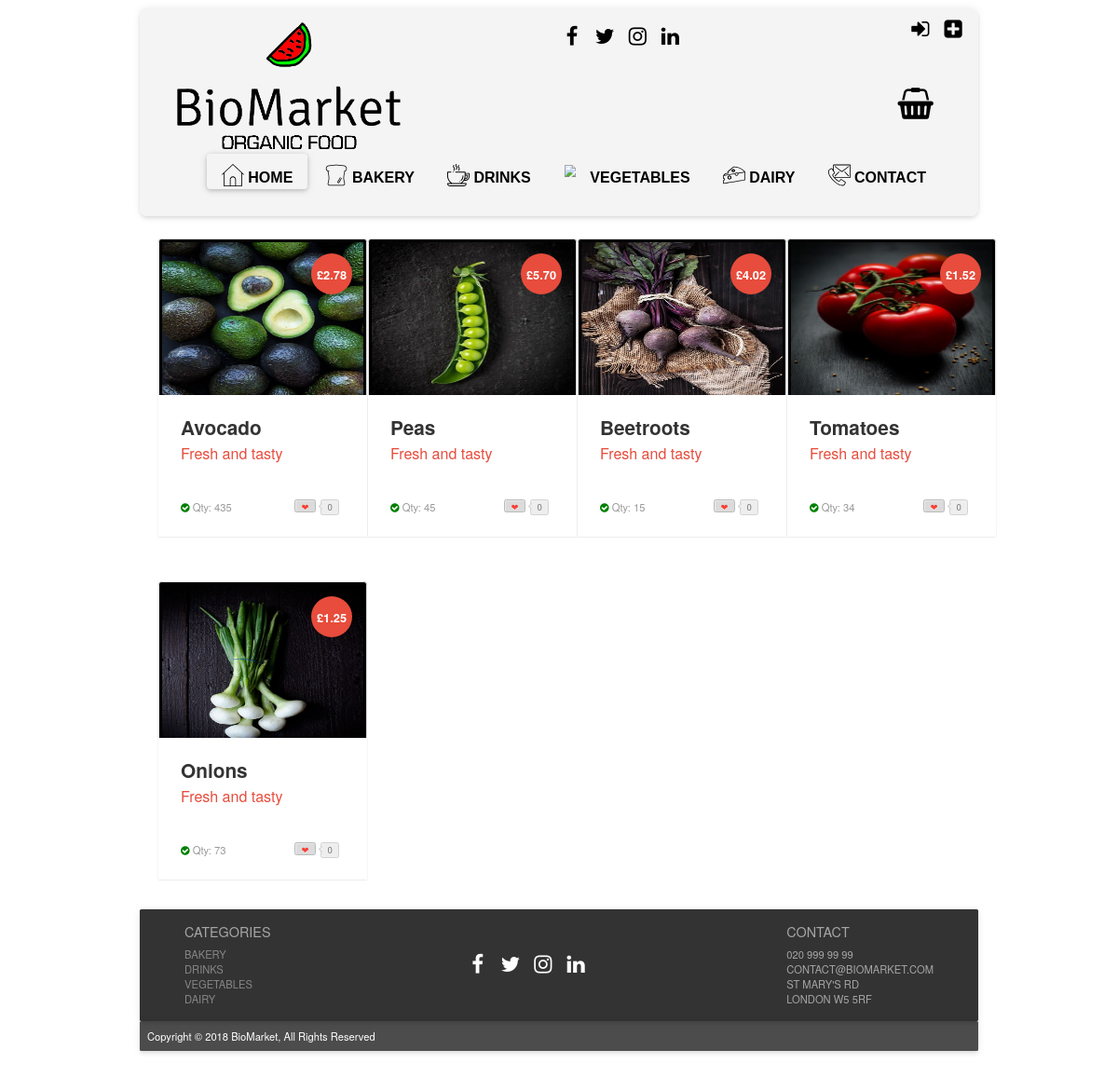
/?page=products_vegetables, run on an earlier commit of the app's database.
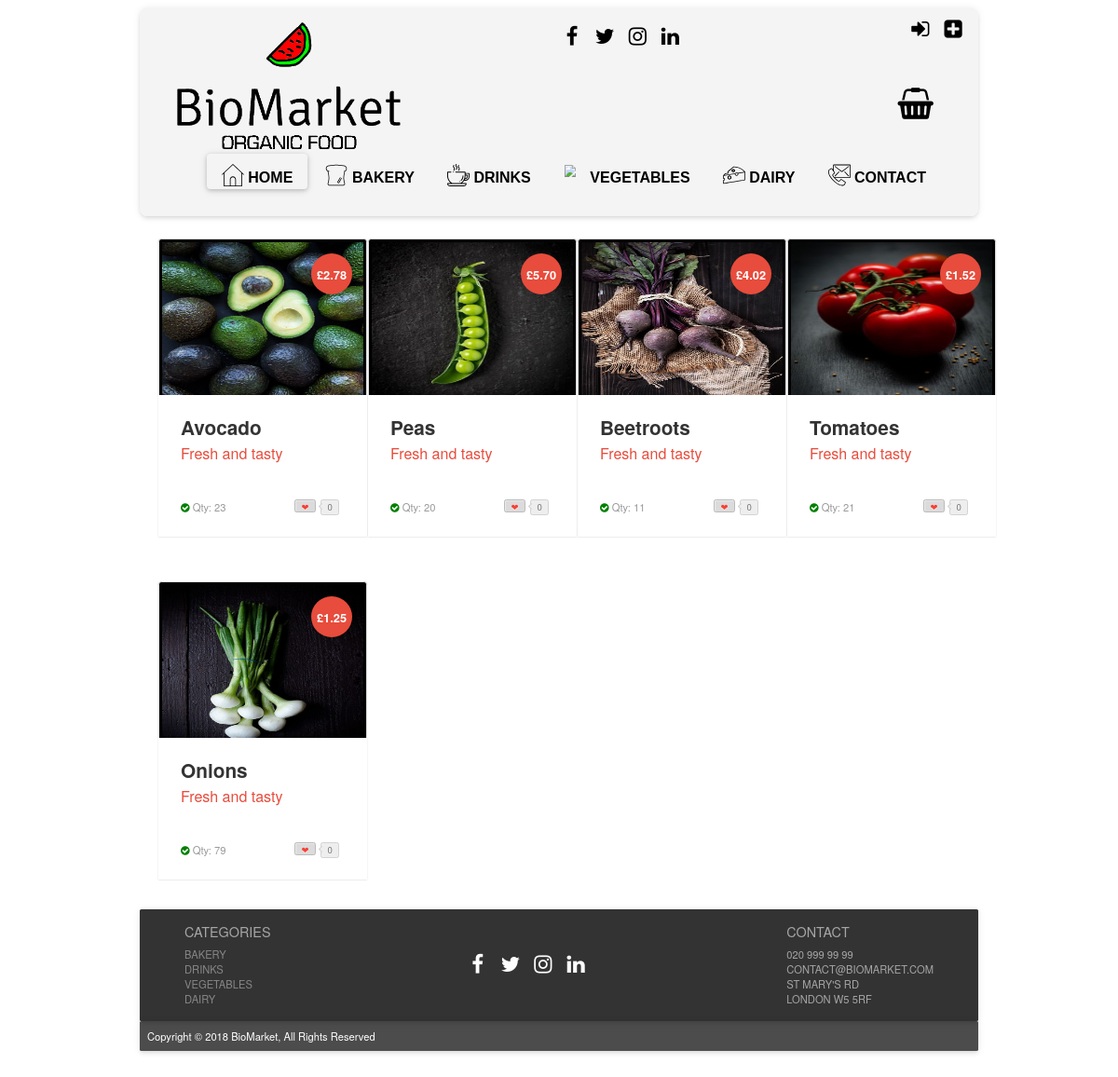
And on a later commit of the database.
### tables this page shows
CREATE TABLE IF NOT EXISTS `products` (
  `prod_id` int(11) NOT NULL AUTO_INCREMENT,
  `prod_name` varchar(50) NOT NULL,
  `price` decimal(5,2) NOT NULL,
  `sup_id` int(11) NOT NULL,
  `prod_dsc` varchar(255) NOT NULL,
  `prod_img` text NOT NULL,
  `cat_id` int(11) NOT NULL,
  `sto_qty` int(8) NOT NULL,
  PRIMARY KEY (`prod_id`),
  KEY `sup_id` (`sup_id`),
  KEY `cat_id` (`cat_id`)
);

### index.php (called while the page is built, shortened)
<?php
include "php/config.php";
$page = "home";
if (isset($_GET["page"])) {
    $page = basename($_GET["page"]);
}
$content = "";
if (file_exists("php/".$page.".php")) {
    include "php/".$page.".php";
    $content = ob_get_clean();
}
include "layout.php";

### php/config.php (called while the page is built, shortened)
<?php
function is_logged_in()
{
    return isset($_SESSION["logged_in"]) && ($_SESSION["logged_in"] == true);
}
function get_user_level()
{
    $level = "VISITOR";
    return $level;
}

### php/products_vegetables.php (the view, shortened to what this page needs)
<!DOCTYPE html>
<html lang="en">
<?php
$userlevel = get_user_level();
?>
    <head>
        <link rel="stylesheet prefetch" href="css/__codepen_io_andytran_pen.css">
        <link rel="stylesheet" href="css/product_card_style.css">
        <link rel="stylesheet" href="css/stylelogin.css">
    </head>
    <body>
    <div class="product-card">
 <?php
     $search = "SELECT * FROM products WHERE cat_id = '3' ORDER BY prod_id ASC";
    $result = mysqli_query($mysqli, $search);
    while ($row = mysqli_fetch_assoc($result))
    {
      if (!$row["sto_qty"] <= 0) {
        if ($userlevel == "MEMBER")
        {
 ?>
        <div class="container">
            <div class="column">
                <div class="post-module">
                    <div class="thumbnail">
                        <div class="discount">
                            <div class="deal">&pound<?php echo $row["price"]?></div>
                        </div><img alt="product example" src="<?php echo $row["prod_img"]?>">
                    </div>
                    <div class="post-content">
                        <div class="category">
<?php
                    print '<div class="toCard"><a href="?page=product_page&prod_id=' . $row["prod_id"] . '&action=add_to_basket">Add to Basket</a>
                    </div> ';
?>
                        </div>
                        <h1 class="title"><?php echo $row["prod_name"]?></h1>
                        <h2 class="sub_title">Fresh and tasty</h2>
                        <p class="description"><?php echo $row["prod_dsc"]?>
                        <div class="post-meta">
                            <span class="showStock"><i class="fa fa-check-circle"></i>
                           <a>Qty: <?php echo $row["sto_qty"]?></a></span><a href="#" title="Love it" class="btn btn-counter" data-count="0"><span>&#x2764;</span></a></div>
                    </div>
                </div>
            </div>
       </div>
<?php
      }
      else {
?>
       <div class="container">
            <div class="column">
                <div class="post-module">
                    <div class="thumbnail">
                        <div class="discount">
                            <div class="deal">&pound<?php echo $row["price"]?></div>
                        </div><img alt="product example" src="<?php echo $row["prod_img"]?>">
                    </div>
                    <div class="post-content">
                        <h1 class="title"><?php echo $row["prod_name"]?></h1>
                        <h2 class="sub_title">Fresh and tasty</h2>
                        <p class="description"><?php echo $row["prod_dsc"]?>
                        <div class="post-meta">
                            <span class="showStock"><i class="fa fa-check-circle"></i>
                           <a>Qty: <?php echo $row["sto_qty"]?></a></span><a href="#" title="Love it" class="btn btn-counter" data-count="0"><span>&#x2764;</span></a></div>
                    </div>
                </div>
            </div>
       </div>
<?php
      }
   }
}
?>
     </div>
    </body>
</html>

### layout.php (shortened to what this page needs)
<!doctype html>
<html lang="en">
<head>
    <link rel="stylesheet" href="css/reset.min.css">
    <link rel="stylesheet" type="text/css" href="css/bootstrap.min.css">
    <link rel="stylesheet" type="text/css" href="css/style.css">
</head>
    <body class="<?php echo $page ?>">
       <header>
       </header>
        <div class="content">
         <?php echo $content ?>
         </div>
        <footer class="footer">
</body>
</html>

### css/style.css (style rules this page uses)
html { font-family: 'Helvetica', 'Arial', 'sans-serif'; }
* { margin: 0; padding: 0; border: 0; font-size: 100%; font: inherit; vertical-align: baseline; }
body { zoom: 0.8; -moz-transform: scale(1); -moz-transform: zoom(0.8); -moz-transform-origin: 50 50; max-width: 75%; margin: 0 auto; }
a:link { color: black; text-decoration: none; }
#logo { width: 300px; height: auto; margin: 5px 0px 0px 20px; }
.header-section { max-width: 1500px; height: 280px; margin: auto; background-color: rgb(242, 242, 242, 0.8); margin-top: 10px; padding: 10px; box-shadow: 0 2px 4px -1px rgba(0, 0, 0, 0.06), 0 4px 5px 0 rgba(0, 0, 0, 0.06), 0 1px 10px 0 rgba(0, 0, 0, 0.08); border-radius: 10px; position: relative; overflow: hidden; }
.top-menu { position: absolute; right: 50px; list-style: none; list-style-position: inside; bottom: 20px; }
.top-menu li { display: inline; padding: 5px 20px 5px 20px; border-radius: 5px; font-size: 20px; font-weight: bold; text-transform: uppercase; font-family: helvetica; margin: auto; color: #000000; -webkit-transition: all .2s ease; -moz-transition: all .2s ease; -o-transition: all .2s ease; transition: all .2s ease; padding-top: 21px; }
.top-menu li img { margin-bottom: 10px; }
.current { margin-top: 10px; padding-bottom: 10px; box-shadow: 0 2px 5px 0 rgba(0, 0, 0, 0.16), 0 2px 10px 0 rgba(0, 0, 0, 0.12); }
.menu-logo { height: 30px; width: 30px; padding: 0px; margin: 0px; -webkit-transition: all 0.3s ease-out; -moz-transition: all 0.3s ease-out; -ms-transition: all 0.3s ease-out; -o-transition: all 0.3s ease-out; transition: all 0.3s ease-out; }
.cart-icon { position: sticky; bottom: 120px; float: right; margin-right: 50px; }
.log-menu { position: absolute; bottom: 220px; right: 1%; }
.log-menu li { display: inline-block; vertical-align: top; margin-right: 5px; }
.log-menu li a { width: 35px; height: 35px; text-align: center; line-height: 35px; display: block; color: #000; -webkit-transition: all .2s ease; -moz-transition: all .2s ease; -o-transition: all .2s ease; transition: all .2s ease; }
.social-link { position: absolute; bottom: 220px; left: 50%; }
.social-link ul { margin: 0; padding: 0; float: right; }
.social-link li { display: inline-block; vertical-align: top; margin-right: 5px; }
.social-link li a { width: 35px; height: 35px; text-align: center; line-height: 35px; border-width: 0px; display: block; color: #000; -webkit-transition: all .2s ease; -moz-transition: all .2s ease; -o-transition: all .2s ease; transition: all .2s ease; }
.footer-section { color: #fff; max-width: 1500px; height: 150px; margin: auto; background-color: rgb(0, 0, 0, 0.8); margin-top: 10px; padding: 10px; box-shadow: 0 2px 4px -1px rgba(0, 0, 0, 0.06), 0 4px 5px 0 rgba(0, 0, 0, 0.06), 0 1px 10px 0 rgba(0, 0, 0, 0.08); border-radius: 2px; position: relative; overflow: hidden; }
.post-footer { color: #fff; max-width: 1500px; height: 40px; margin: auto; background-color: rgb(0, 0, 0, 0.7); margin-top: 0px; padding: 10px; box-shadow: 0 2px 4px -1px rgba(0, 0, 0, 0.06), 0 4px 5px 0 rgba(0, 0, 0, 0.06), 0 1px 10px 0 rgba(0, 0, 0, 0.08); border-radius: 2px; position: relative; overflow: hidden; }
.footer-cat { color: #a6a6a6; text-transform: uppercase; float: left; margin-left: 50px; }
.footer-cat ul { list-style-type: none; }
.footer-cat ul > li a:visited, .footer-cat ul > li a:link { color: #878787; }
.footer-contact { color: #a6a6a6; float: right; margin-right: 50px; text-transform: uppercase; }
.footer-contact ul { list-style-type: none; }
.social-link-footer { text-align: center; Margin-top: 50px; }
.social-link-footer li { display: inline-block; vertical-align: central; margin-right: 5px; }
.social-link-footer li a { width: 35px; height: 35px; text-align: center; line-height: 35px; border-width: 0px; display: block; color: #fff; -webkit-transition: all .2s ease; -moz-transition: all .2s ease; -o-transition: all .2s ease; transition: all .2s ease; }

What changed in the data, as far as the page shows it:
changed products "Avocado": sto_qty "435" → "23"
changed products "Peas": sto_qty "45" → "20"
changed products "Beetroots": sto_qty "15" → "11"
changed products "Tomatoes": sto_qty "34" → "21"
changed products "Onions": sto_qty "73" → "79"
